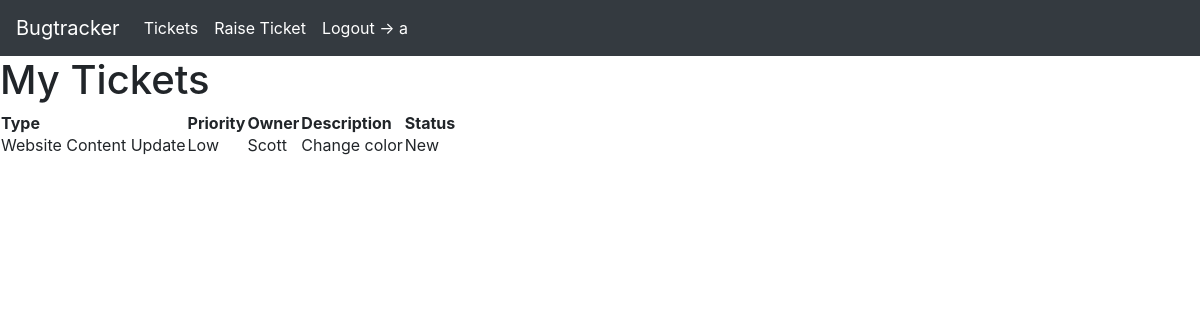
Before: /tickets/ (signed in) with the older database file.
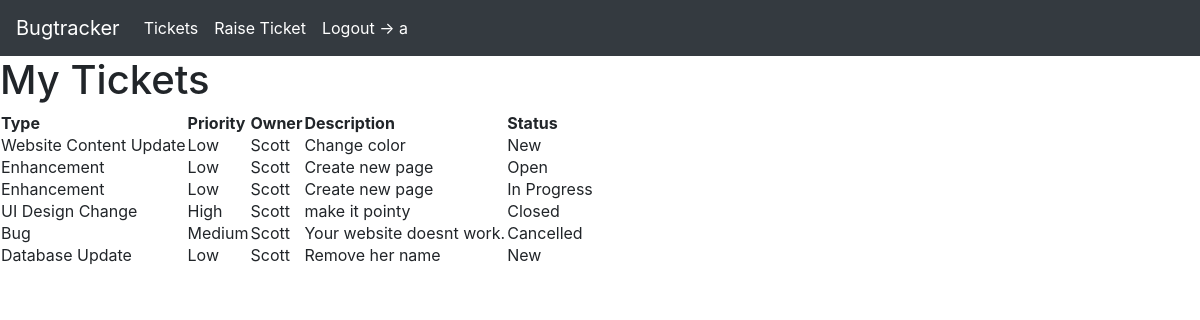
After: the same page with the newer database file.
### bugs/models.py (models this page shows)
class BugHistory(models.Model):
    bug=models.ForeignKey(Bug, on_delete=models.CASCADE)
    creator=models.ForeignKey(UserProfile, on_delete=models.CASCADE)

class Bug(models.Model):
     bug_id=models.AutoField(primary_key=True)
     bug_type=models.ForeignKey(BugType, on_delete=models.CASCADE )
     bug_priority=models.ForeignKey(BugPriority,on_delete=models.CASCADE)
     bug_desc=models.CharField(max_length=280)
     bug_owner=models.ForeignKey(UserProfile, on_delete=models.CASCADE , default='2')
     bug_status=models.ForeignKey(BugStatus, on_delete=models.CASCADE, default='1')

class BugType(models.Model):
    bug_type_id=models.CharField(max_length=5,primary_key=True)
    bug_type=models.CharField(max_length=100)

class BugPriority(models.Model):
    bug_priority_id=models.CharField(max_length=5,primary_key=True)
    bug_priority=models.CharField(max_length=10)

class BugStatus(models.Model):
    bug_status_id=models.CharField(max_length=5,primary_key=True)
    bug_status=models.CharField(max_length=20)

### core/models.py (models this page shows, shortened)
class UserProfile(AbstractBaseUser):
    email 					= models.EmailField(verbose_name="email", max_length=60, unique=True)
    username 				= models.CharField (max_length=30, unique=True, default='')
    date_joined				= models.DateTimeField(verbose_name='date joined', auto_now_add=True )
    last_login				= models.DateTimeField(verbose_name='last login', auto_now=True)
    is_admin				= models.BooleanField(default=False)
    is_active				= models.BooleanField(default=True)
    is_staff				= models.BooleanField(default=False)
    is_superuser			= models.BooleanField(default=False)
    role                    =models.ForeignKey(Role, on_delete=models.CASCADE , default='1')
    USERNAME_FIELD = 'username'
    REQUIRED_FIELDS=['email']
    objects = MyAccountManager()

### bugs/views.py (the view)
# urls.py: path('tickets/',bug_views.tickets),
def tickets(request):
    page_data=BugHistory.objects.filter(creator=request.user)
    return render(request, 'client/tickets.html', {'page_data':page_data})

### templates/client/tickets.html
<html>
  <head>
    {% include "util/bootstrap.html" %}
  </head>
  <body>
    {% include "util/nav-client.html" %}
    <h1>My Tickets</h1>
    <table>
    <tr>
        <th>Type</th>
        <th>Priority</th>
        <th>Owner</th>
        <th>Description</th>
        <th>Status</th>
        <th></th>
    </tr>
    {% for data in page_data %}
    <tr>
        <td>{{ data.bug.bug_type.bug_type}}</td>
        <td>{{ data.bug.bug_priority.bug_priority }}</td>
        <td>{{ data.bug.bug_owner.username }}</td>
        <td>{{ data.bug.bug_desc }}</td>
        <td>{{ data.bug.bug_status.bug_status }}</td>
    </tr>
    {% endfor %}
    </table>
  </body>
</html>

Changed rows visible on the page:
added BugHistory: bug.bug_type.bug_type "Enhancement", bug.bug_priority.bug_priority "Low", bug.bug_owner.username "Scott", bug.bug_desc "Create new page", bug.bug_status.bug_status "Open"
added BugHistory: bug.bug_type.bug_type "Enhancement", bug.bug_priority.bug_priority "Low", bug.bug_owner.username "Scott", bug.bug_desc "Create new page", bug.bug_status.bug_status "In Progress"
added BugHistory: bug.bug_type.bug_type "UI Design Change", bug.bug_priority.bug_priority "High", bug.bug_owner.username "Scott", bug.bug_desc "make it pointy", bug.bug_status.bug_status "Closed"
added BugHistory: bug.bug_type.bug_type "Bug", bug.bug_priority.bug_priority "Medium", bug.bug_owner.username "Scott", bug.bug_desc "Your website doesnt work.", bug.bug_status.bug_status "Cancelled"
added BugHistory: bug.bug_type.bug_type "Database Update", bug.bug_priority.bug_priority "Low", bug.bug_owner.username "Scott", bug.bug_desc "Remove her name", bug.bug_status.bug_status "New"
